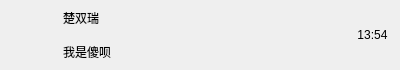
<?xml version="1.0" encoding="UTF-8"?>
<ui version="4.0">
 <class>ChatUserWid</class>
 <widget class="QWidget" name="ChatUserWid">
  <property name="geometry">
   <rect>
    <x>0</x>
    <y>0</y>
    <width>400</width>
    <height>70</height>
   </rect>
  </property>
  <property name="minimumSize">
   <size>
    <width>0</width>
    <height>70</height>
   </size>
  </property>
  <property name="maximumSize">
   <size>
    <width>16777215</width>
    <height>70</height>
   </size>
  </property>
  <property name="windowTitle">
   <string>Form</string>
  </property>
  <layout class="QHBoxLayout" name="horizontalLayout">
   <property name="spacing">
    <number>5</number>
   </property>
   <property name="leftMargin">
    <number>6</number>
   </property>
   <property name="topMargin">
    <number>2</number>
   </property>
   <property name="rightMargin">
    <number>6</number>
   </property>
   <property name="bottomMargin">
    <number>2</number>
   </property>
   <item>
    <widget class="QWidget" name="icon_wid" native="true">
     <property name="minimumSize">
      <size>
       <width>50</width>
       <height>50</height>
      </size>
     </property>
     <property name="maximumSize">
      <size>
       <width>50</width>
       <height>50</height>
      </size>
     </property>
     <layout class="QHBoxLayout" name="horizontalLayout_2">
      <property name="spacing">
       <number>0</number>
      </property>
      <property name="leftMargin">
       <number>0</number>
      </property>
      <property name="topMargin">
       <number>0</number>
      </property>
      <property name="rightMargin">
       <number>0</number>
      </property>
      <property name="bottomMargin">
       <number>0</number>
      </property>
      <item>
       <widget class="QLabel" name="icon_lb">
        <property name="minimumSize">
         <size>
          <width>45</width>
          <height>45</height>
         </size>
        </property>
        <property name="maximumSize">
         <size>
          <width>45</width>
          <height>45</height>
         </size>
        </property>
        <property name="text">
         <string/>
        </property>
       </widget>
      </item>
     </layout>
    </widget>
   </item>
   <item>
    <widget class="QWidget" name="user_info_wid" native="true">
     <layout class="QVBoxLayout" name="verticalLayout">
      <property name="leftMargin">
       <number>2</number>
      </property>
      <property name="topMargin">
       <number>2</number>
      </property>
      <property name="rightMargin">
       <number>2</number>
      </property>
      <property name="bottomMargin">
       <number>2</number>
      </property>
      <item>
       <widget class="QLabel" name="user_name_lb">
        <property name="text">
         <string>楚双瑞</string>
        </property>
       </widget>
      </item>
      <item>
       <widget class="QLabel" name="user_chat_lb">
        <property name="maximumSize">
         <size>
          <width>130</width>
          <height>16777215</height>
         </size>
        </property>
        <property name="text">
         <string>我是傻呗</string>
        </property>
       </widget>
      </item>
     </layout>
    </widget>
   </item>
   <item>
    <widget class="QWidget" name="time_wid" native="true">
     <property name="minimumSize">
      <size>
       <width>50</width>
       <height>50</height>
      </size>
     </property>
     <property name="maximumSize">
      <size>
       <width>50</width>
       <height>50</height>
      </size>
     </property>
     <layout class="QHBoxLayout" name="horizontalLayout_3">
      <property name="spacing">
       <number>6</number>
      </property>
      <property name="leftMargin">
       <number>6</number>
      </property>
      <property name="topMargin">
       <number>2</number>
      </property>
      <property name="rightMargin">
       <number>6</number>
      </property>
      <property name="bottomMargin">
       <number>2</number>
      </property>
      <item>
       <widget class="QLabel" name="time_lb">
        <property name="minimumSize">
         <size>
          <width>45</width>
          <height>45</height>
         </size>
        </property>
        <property name="maximumSize">
         <size>
          <width>45</width>
          <height>45</height>
         </size>
        </property>
        <property name="text">
         <string>13:54</string>
        </property>
        <property name="alignment">
         <set>Qt::AlignCenter</set>
        </property>
       </widget>
      </item>
     </layout>
    </widget>
   </item>
  </layout>
 </widget>
 <resources/>
 <connections/>
</ui>
